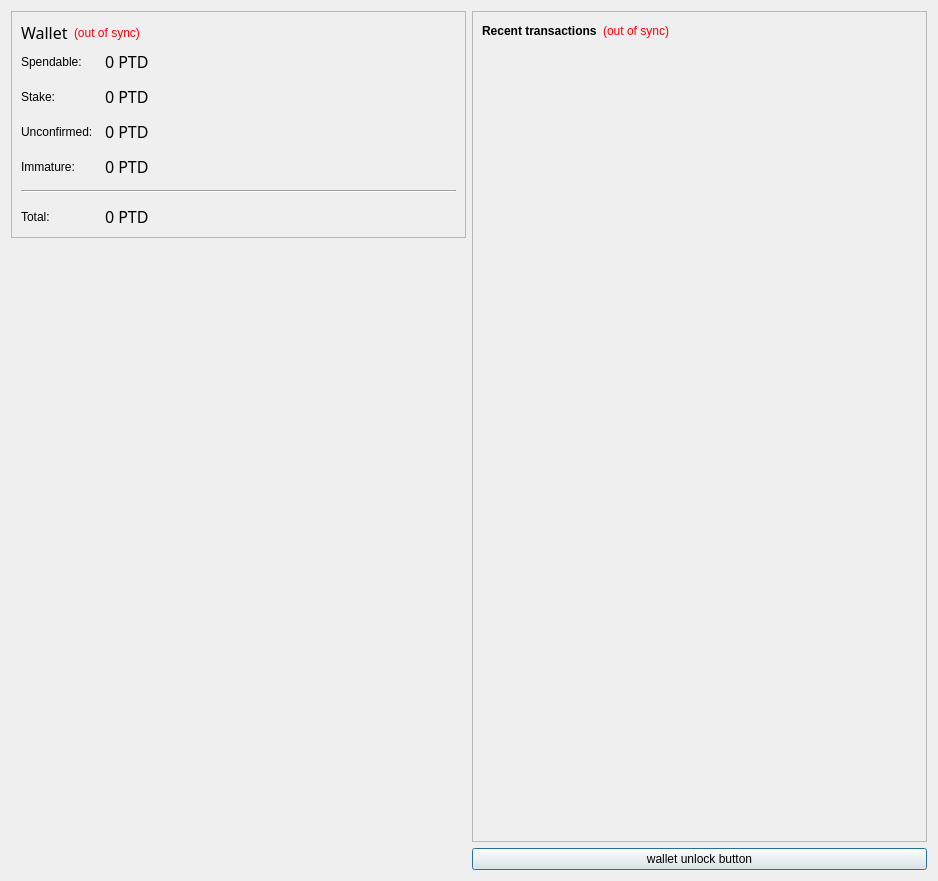
<?xml version="1.0" encoding="UTF-8"?>
<ui version="4.0">
 <class>OverviewPage</class>
 <widget class="QWidget" name="OverviewPage">
  <property name="geometry">
   <rect>
    <x>0</x>
    <y>0</y>
    <width>938</width>
    <height>881</height>
   </rect>
  </property>
  <property name="windowTitle">
   <string>Form</string>
  </property>
  <property name="styleSheet">
   <string notr="true">font: 75 12pt &quot;Century Gothic&quot;;</string>
  </property>
  <layout class="QHBoxLayout" name="horizontalLayout" stretch="0,0">
   <item>
    <layout class="QVBoxLayout" name="verticalLayout_2">
     <item>
      <widget class="QFrame" name="frame">
       <property name="frameShape">
        <enum>QFrame::StyledPanel</enum>
       </property>
       <property name="frameShadow">
        <enum>QFrame::Raised</enum>
       </property>
       <layout class="QVBoxLayout" name="verticalLayout_4">
        <item>
         <layout class="QHBoxLayout" name="horizontalLayout_4">
          <item>
           <widget class="QLabel" name="label_5">
            <property name="font">
             <font>
              <family>Century Gothic</family>
              <pointsize>12</pointsize>
              <weight>9</weight>
              <italic>false</italic>
              <bold>false</bold>
             </font>
            </property>
            <property name="text">
             <string>Wallet</string>
            </property>
           </widget>
          </item>
          <item>
           <widget class="QLabel" name="labelWalletStatus">
            <property name="toolTip">
             <string>The displayed information may be out of date. Your wallet automatically synchronizes with the PesetaDigital network after a connection is established, but this process has not completed yet.</string>
            </property>
            <property name="styleSheet">
             <string notr="true">QLabel { color: red; }</string>
            </property>
            <property name="text">
             <string notr="true">(out of sync)</string>
            </property>
            <property name="alignment">
             <set>Qt::AlignLeading|Qt::AlignLeft|Qt::AlignVCenter</set>
            </property>
           </widget>
          </item>
          <item>
           <spacer name="horizontalSpacer_2">
            <property name="orientation">
             <enum>Qt::Horizontal</enum>
            </property>
            <property name="sizeHint" stdset="0">
             <size>
              <width>40</width>
              <height>20</height>
             </size>
            </property>
           </spacer>
          </item>
         </layout>
        </item>
        <item>
         <layout class="QFormLayout" name="formLayout_2">
          <property name="fieldGrowthPolicy">
           <enum>QFormLayout::AllNonFixedFieldsGrow</enum>
          </property>
          <property name="horizontalSpacing">
           <number>12</number>
          </property>
          <property name="verticalSpacing">
           <number>12</number>
          </property>
          <item row="0" column="0">
           <widget class="QLabel" name="label">
            <property name="text">
             <string>Spendable:</string>
            </property>
           </widget>
          </item>
          <item row="0" column="1">
           <widget class="QLabel" name="labelBalance">
            <property name="font">
             <font>
              <family>Century Gothic</family>
              <pointsize>12</pointsize>
              <weight>9</weight>
              <italic>false</italic>
              <bold>false</bold>
             </font>
            </property>
            <property name="cursor">
             <cursorShape>IBeamCursor</cursorShape>
            </property>
            <property name="toolTip">
             <string>Your current spendable balance</string>
            </property>
            <property name="text">
             <string notr="true">0 PTD</string>
            </property>
            <property name="textInteractionFlags">
             <set>Qt::LinksAccessibleByMouse|Qt::TextSelectableByKeyboard|Qt::TextSelectableByMouse</set>
            </property>
           </widget>
          </item>
          <item row="1" column="0">
           <widget class="QLabel" name="label_6">
            <property name="text">
             <string>Stake:</string>
            </property>
           </widget>
          </item>
          <item row="1" column="1">
           <widget class="QLabel" name="labelStake">
            <property name="font">
             <font>
              <family>Century Gothic</family>
              <pointsize>12</pointsize>
              <weight>9</weight>
              <italic>false</italic>
              <bold>false</bold>
             </font>
            </property>
            <property name="cursor">
             <cursorShape>IBeamCursor</cursorShape>
            </property>
            <property name="toolTip">
             <string>Total of coins that was staked, and do not yet count toward the current balance</string>
            </property>
            <property name="text">
             <string notr="true">0 PTD</string>
            </property>
            <property name="textInteractionFlags">
             <set>Qt::LinksAccessibleByMouse|Qt::TextSelectableByKeyboard|Qt::TextSelectableByMouse</set>
            </property>
           </widget>
          </item>
          <item row="2" column="0">
           <widget class="QLabel" name="label_3">
            <property name="text">
             <string>Unconfirmed:</string>
            </property>
           </widget>
          </item>
          <item row="2" column="1">
           <widget class="QLabel" name="labelUnconfirmed">
            <property name="font">
             <font>
              <family>Century Gothic</family>
              <pointsize>12</pointsize>
              <weight>9</weight>
              <italic>false</italic>
              <bold>false</bold>
             </font>
            </property>
            <property name="cursor">
             <cursorShape>IBeamCursor</cursorShape>
            </property>
            <property name="toolTip">
             <string>Total of transactions that have yet to be confirmed, and do not yet count toward the current balance</string>
            </property>
            <property name="text">
             <string notr="true">0 PTD</string>
            </property>
            <property name="textInteractionFlags">
             <set>Qt::LinksAccessibleByMouse|Qt::TextSelectableByKeyboard|Qt::TextSelectableByMouse</set>
            </property>
           </widget>
          </item>
          <item row="3" column="0">
           <widget class="QLabel" name="labelImmatureText">
            <property name="text">
             <string>Immature:</string>
            </property>
           </widget>
          </item>
          <item row="3" column="1">
           <widget class="QLabel" name="labelImmature">
            <property name="font">
             <font>
              <family>Century Gothic</family>
              <pointsize>12</pointsize>
              <weight>9</weight>
              <italic>false</italic>
              <bold>false</bold>
             </font>
            </property>
            <property name="toolTip">
             <string>Mined balance that has not yet matured</string>
            </property>
            <property name="text">
             <string notr="true">0 PTD</string>
            </property>
            <property name="textInteractionFlags">
             <set>Qt::LinksAccessibleByMouse|Qt::TextSelectableByKeyboard|Qt::TextSelectableByMouse</set>
            </property>
           </widget>
          </item>
          <item row="4" column="0" colspan="2">
           <widget class="Line" name="line">
            <property name="orientation">
             <enum>Qt::Horizontal</enum>
            </property>
           </widget>
          </item>
          <item row="5" column="0">
           <widget class="QLabel" name="labelTotalText">
            <property name="text">
             <string>Total:</string>
            </property>
           </widget>
          </item>
          <item row="5" column="1">
           <widget class="QLabel" name="labelTotal">
            <property name="font">
             <font>
              <family>Century Gothic</family>
              <pointsize>12</pointsize>
              <weight>9</weight>
              <italic>false</italic>
              <bold>false</bold>
             </font>
            </property>
            <property name="cursor">
             <cursorShape>IBeamCursor</cursorShape>
            </property>
            <property name="toolTip">
             <string>Your current total balance</string>
            </property>
            <property name="text">
             <string notr="true">0 PTD</string>
            </property>
            <property name="textInteractionFlags">
             <set>Qt::LinksAccessibleByMouse|Qt::TextSelectableByKeyboard|Qt::TextSelectableByMouse</set>
            </property>
           </widget>
          </item>
         </layout>
        </item>
       </layout>
      </widget>
     </item>
     <item>
      <spacer name="verticalSpacer_4">
       <property name="orientation">
        <enum>Qt::Vertical</enum>
       </property>
       <property name="sizeHint" stdset="0">
        <size>
         <width>20</width>
         <height>40</height>
        </size>
       </property>
      </spacer>
     </item>
     <item>
      <widget class="QLabel" name="label_2">
       <property name="text">
        <string/>
       </property>
       <property name="pixmap">
        <pixmap resource="../bitcoin.qrc">:/images/Wallet_Logo</pixmap>
       </property>
       <property name="alignment">
        <set>Qt::AlignCenter</set>
       </property>
      </widget>
     </item>
     <item>
      <spacer name="verticalSpacer">
       <property name="orientation">
        <enum>Qt::Vertical</enum>
       </property>
       <property name="sizeHint" stdset="0">
        <size>
         <width>20</width>
         <height>40</height>
        </size>
       </property>
      </spacer>
     </item>
    </layout>
   </item>
   <item>
    <layout class="QVBoxLayout" name="verticalLayout_3">
     <item>
      <widget class="QFrame" name="frame_2">
       <property name="frameShape">
        <enum>QFrame::StyledPanel</enum>
       </property>
       <property name="frameShadow">
        <enum>QFrame::Raised</enum>
       </property>
       <layout class="QVBoxLayout" name="verticalLayout">
        <item>
         <layout class="QHBoxLayout" name="horizontalLayout_2">
          <item>
           <widget class="QLabel" name="label_4">
            <property name="text">
             <string>&lt;b&gt;Recent transactions&lt;/b&gt;</string>
            </property>
           </widget>
          </item>
          <item>
           <widget class="QLabel" name="labelTransactionsStatus">
            <property name="toolTip">
             <string>The displayed information may be out of date. Your wallet automatically synchronizes with the PesetaDigital network after a connection is established, but this process has not completed yet.</string>
            </property>
            <property name="styleSheet">
             <string notr="true">QLabel { color: red; }</string>
            </property>
            <property name="text">
             <string notr="true">(out of sync)</string>
            </property>
            <property name="alignment">
             <set>Qt::AlignRight|Qt::AlignTrailing|Qt::AlignVCenter</set>
            </property>
           </widget>
          </item>
          <item>
           <spacer name="horizontalSpacer">
            <property name="orientation">
             <enum>Qt::Horizontal</enum>
            </property>
            <property name="sizeHint" stdset="0">
             <size>
              <width>40</width>
              <height>20</height>
             </size>
            </property>
           </spacer>
          </item>
         </layout>
        </item>
        <item>
         <widget class="QListView" name="listTransactions">
          <property name="styleSheet">
           <string notr="true">QListView { background: transparent; font: 75 10pt &quot;Century Gothic&quot;; }
</string>
          </property>
          <property name="frameShape">
           <enum>QFrame::NoFrame</enum>
          </property>
          <property name="verticalScrollBarPolicy">
           <enum>Qt::ScrollBarAlwaysOff</enum>
          </property>
          <property name="horizontalScrollBarPolicy">
           <enum>Qt::ScrollBarAlwaysOff</enum>
          </property>
          <property name="selectionMode">
           <enum>QAbstractItemView::NoSelection</enum>
          </property>
         </widget>
        </item>
       </layout>
      </widget>
     </item>
     <item>
      <widget class="QPushButton" name="unlockWalletButton">
       <property name="sizePolicy">
        <sizepolicy hsizetype="Minimum" vsizetype="Fixed">
         <horstretch>0</horstretch>
         <verstretch>0</verstretch>
        </sizepolicy>
       </property>
       <property name="maximumSize">
        <size>
         <width>16777214</width>
         <height>16777214</height>
        </size>
       </property>
       <property name="toolTip">
        <string/>
       </property>
       <property name="styleSheet">
        <string notr="true">font: 75 9pt &quot;Century Gothic&quot;;</string>
       </property>
       <property name="text">
        <string>wallet unlock button</string>
       </property>
       <property name="checkable">
        <bool>false</bool>
       </property>
       <property name="autoDefault">
        <bool>false</bool>
       </property>
       <property name="default">
        <bool>true</bool>
       </property>
       <property name="flat">
        <bool>false</bool>
       </property>
      </widget>
     </item>
    </layout>
   </item>
  </layout>
 </widget>
 <resources>
  <include location="../bitcoin.qrc"/>
 </resources>
 <connections/>
</ui>
